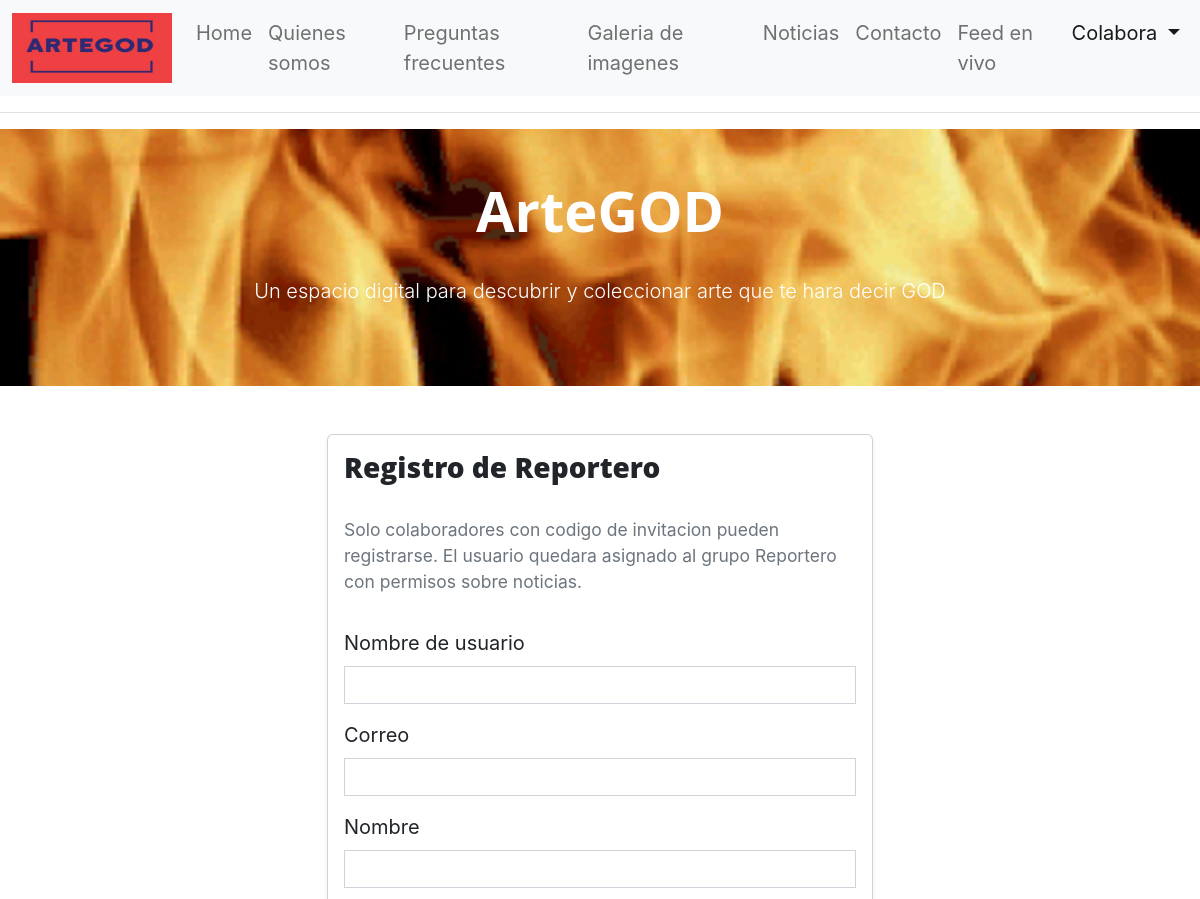
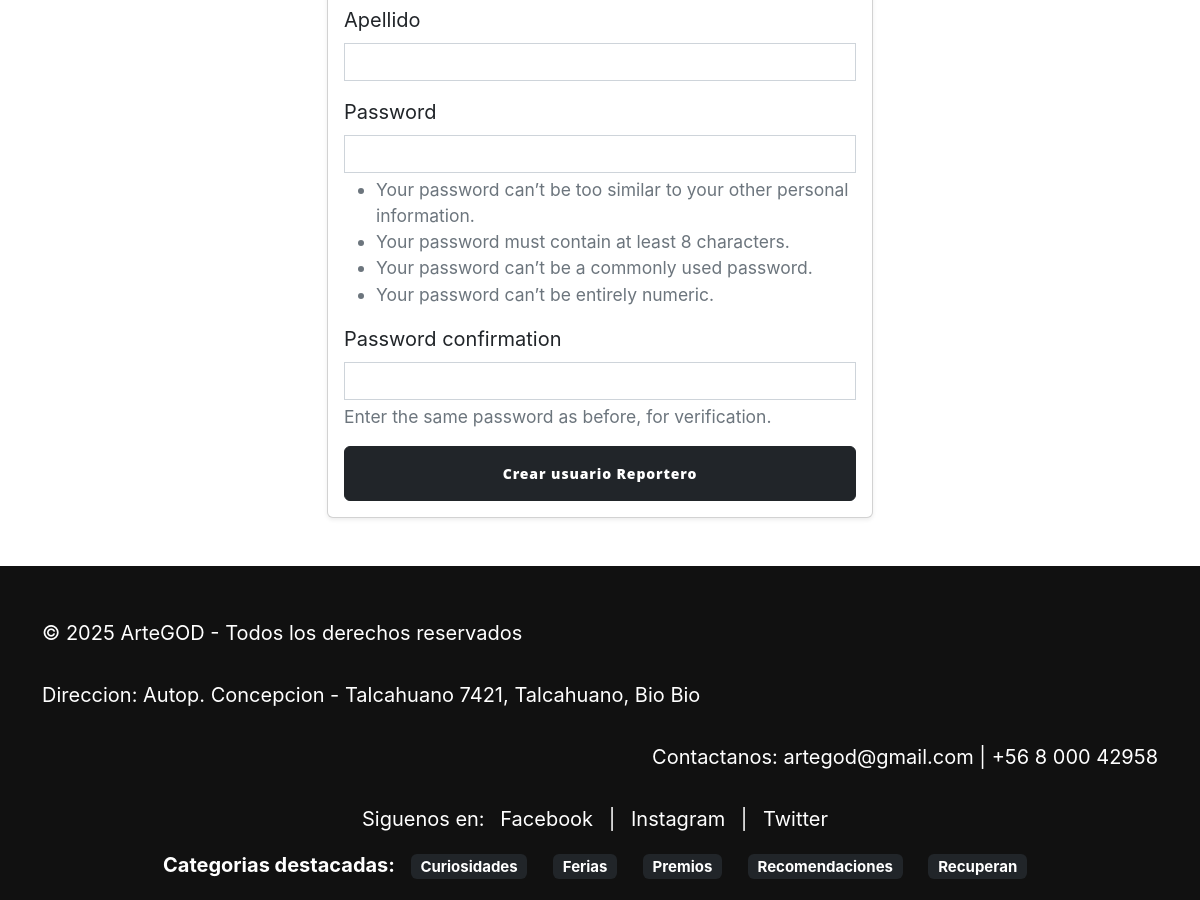
The page /accounts/registro/reportero/ on the database its author committed (2 pictures, top to bottom).
### noticias/models.py (models this page shows, shortened)
class Categoria(models.Model):
    nombre = models.CharField(max_length=100, unique=True, verbose_name="Nombre")
    slug = models.SlugField(max_length=120, unique=True, verbose_name="Slug")
    descripcion = models.TextField(blank=True, verbose_name="Descripcion")
    color = models.CharField(
        max_length=20,
        blank=True,
        help_text="Clase CSS opcional para destacar la categoria",
    )
    created = models.DateTimeField(auto_now_add=True, verbose_name="Creado")
    updated = models.DateTimeField(auto_now=True, verbose_name="Actualizado")
    class Meta:
        verbose_name = "categoria"
        verbose_name_plural = "categorias"
        ordering = ("nombre",)

### accounts/views.py (the view)
# urls.py: path("registro/reportero/", views.registro_reportero, name="registro_reportero"),
def registro_reportero(request):
    return _handle_registration(request, REPORTERO_GROUP, NOTICIA_PERMS_REPORTERO, "Reportero")

### accounts/forms.py
class RegistroBaseForm(UserCreationForm):
    email = forms.EmailField(label="Correo", required=True)
    class Meta:
        model = User
        fields = [
            "username",
            "email",
            "first_name",
            "last_name",
            "password1",
            "password2",
        ]
        help_texts = {"username": None}
        labels = {
            "username": "Nombre de usuario",
            "first_name": "Nombre",
            "last_name": "Apellido",
            "password1": "Contrasena",
            "password2": "Confirmar contrasena",
        }
    def __init__(self, *args, **kwargs):
        super().__init__(*args, **kwargs)
        for field in self.fields.values():
            css = field.widget.attrs.get("class", "")
            field.widget.attrs["class"] = f"form-control {css}".strip()

### accounts/views.py (called while the page is built, shortened)
def _handle_registration(request, group_name: str, perm_codenames: list[str], rol_label: str):
    form = RegistroBaseForm(request.POST or None)
    return render(request, "accounts/registro.html", {"form": form, "rol": rol_label})

### core/context_processors.py (called while the page is built)
def site_context(request):
    categorias_destacadas = Categoria.objects.all()[:5]
    site_info = {
        "brand": "ArteGOD",
        "email": "artegod@gmail.com",
        "phone": "+56 8 000 42958",
        "address": "Autop. Concepcion - Talcahuano 7421, Talcahuano, Bio Bio",
    }
    return {
        "site_info": site_info,
        "categorias_destacadas": categorias_destacadas,
        "current_year": datetime.now().year,
    }

### ArteGod/accounts/templates/accounts/registro.html (shortened to what this page needs)
{% extends "core/base.html" %}
{% block content %}
<section class="py-5">
    <div class="container">
        <div class="row justify-content-center">
            <div class="col-lg-6">
                <div class="card shadow-sm">
                    <div class="card-body">
                        <h1 class="h3 mb-3">Registro de {{ rol }}</h1>
                        <p class="text-muted small">
                            Solo colaboradores con codigo de invitacion pueden registrarse. El usuario quedara asignado al grupo {{ rol }} con permisos sobre noticias.
                        </p>
                        <form method="post" novalidate>
                            {% for field in form %}
                                <div class="mb-3">
                                    <label class="form-label" for="{{ field.id_for_label }}">{{ field.label }}</label>
                                    {{ field }}
                                    {% if field.help_text %}
                                        <div class="form-text">{{ field.help_text|safe }}</div>
                                    {% endif %}
                                </div>
                            {% endfor %}
                            <button type="submit" class="btn btn-dark w-100">Crear usuario {{ rol }}</button>
                        </form>
                    </div>
                </div>
            </div>
        </div>
    </div>
</section>
{% endblock %}

### ArteGod/core/templates/core/base.html (shortened to what this page needs)
{% load static %}
<!DOCTYPE html>
<html lang="es">
<head>
    <link href="https://cdn.jsdelivr.net/npm/bootstrap@5.3.7/dist/css/bootstrap.min.css" rel="stylesheet">
    <link href="{% static 'core/css/styles.css' %}" rel="stylesheet">
</head>
<body>
    <nav class="navbar navbar-expand-lg bg-body-tertiary">
        <div class="container-fluid">
            <a class="navbar-brand" href="{% url 'core:home' %}">
                <img src="{% static 'core/assets/img/ArteGod.jpeg' %}" alt="ArteGOD" width="160" height="70">
            </a>
            <div class="collapse navbar-collapse" id="navbarNav">
                <ul class="navbar-nav">
                    <li class="nav-item">
                        <a class="nav-link{% if request.resolver_match.url_name == 'home' %} active{% endif %}" href="{% url 'core:home' %}">Home</a>
                    </li>
                    <li class="nav-item">
                        <a class="nav-link{% if request.resolver_match.url_name == 'quienes' %} active{% endif %}" href="{% url 'core:quienes' %}">Quienes somos</a>
                    </li>
                    <li class="nav-item">
                        <a class="nav-link{% if request.resolver_match.url_name == 'preguntas_frecuentes' %} active{% endif %}" href="{% url 'core:preguntas_frecuentes' %}">Preguntas frecuentes</a>
                    </li>
                    <li class="nav-item">
                        <a class="nav-link{% if request.resolver_match.url_name == 'galeria_imagenes' %} active{% endif %}" href="{% url 'core:galeria_imagenes' %}">Galeria de imagenes</a>
                    </li>
                    <li class="nav-item">
                        <a class="nav-link{% if request.resolver_match.app_name == 'noticias' %} active{% endif %}" href="{% url 'noticias:lista' %}">Noticias</a>
                    </li>
                    <li class="nav-item">
                        <a class="nav-link{% if request.resolver_match.app_name == 'contacto' %} active{% endif %}" href="{% url 'contacto:formulario' %}">Contacto</a>
                    </li>
                    <li class="nav-item">
                        <a class="nav-link{% if request.resolver_match.app_name == 'api_client' %} active{% endif %}" href="{% url 'api_client:noticias_api' %}">Feed en vivo</a>
                    </li>
                    <li class="nav-item dropdown">
                        <a class="nav-link dropdown-toggle{% if request.resolver_match.app_name == 'accounts' %} active{% endif %}" href="#" role="button" data-bs-toggle="dropdown" aria-expanded="false">
                            Colabora
                        </a>
                    </li>
                </ul>
            </div>
        </div>
    </nav>
    <hr>
    <section class="p-5 text-center text-white"
             style="background: url('{% block bgr %}{% static "core/assets/img/fire.gif" %}{% endblock %}') no-repeat center center; background-size: cover;">
        <div class="container">
            <h1 class="display-4 fw-bold">{{ site_info.brand }}</h1>
            <p class="lead">Un espacio digital para descubrir y coleccionar arte que te hara decir GOD</p>
        </div>
    </section>
    <main>
        {% block content %}{% endblock %}
    </main>
    <footer>
        <div class="container">
            <p class="text-start">&copy; {{ current_year }} {{ site_info.brand }} - Todos los derechos reservados</p>
            <p class="text-start">Direccion: {{ site_info.address }}</p>
            <p class="text-end">Contactanos: {{ site_info.email }} | {{ site_info.phone }}</p>
            <div class="social-icons">
                <span>Siguenos en:</span>
                <a href="https://facebook.com" target="_blank" rel="noopener">Facebook</a> |
                <a href="https://instagram.com" target="_blank" rel="noopener">Instagram</a> |
                <a href="https://twitter.com" target="_blank" rel="noopener">Twitter</a>
            </div>
            {% if categorias_destacadas %}
                <div class="mt-3">
                    <strong>Categorias destacadas:</strong>
                    {% for categoria in categorias_destacadas %}
                        <a href="{% url 'noticias:lista' %}?categoria={{ categoria.slug }}" class="badge text-bg-dark">{{ categoria.nombre }}</a>
                    {% endfor %}
                </div>
            {% endif %}
        </div>
    </footer>
</body>
</html>

### ArteGod/core/templates/core/base.html (style rules this page uses)
footer { background-color: #111; color: #fff; padding: 20px 0; text-align: center; }
footer a { color: #fff; margin: 0 10px; text-decoration: none; }

### rows shown on the page
Categoria: nombre "Curiosidades"
Categoria: nombre "Ferias"
Categoria: nombre "Premios"
Categoria: nombre "Recomendaciones"
Categoria: nombre "Recuperan"

### other values the page prints
{{ site_info.brand }} "ArteGOD"
{{ rol }} "Reportero"
{{ field.label }} "Nombre de usuario" "Correo" "Nombre" "Apellido" "Password" "Password confirmation"
{{ field.help_text|safe }} "Enter the same password as before, for verification."
{{ site_info.address }} "Autop. Concepcion - Talcahuano 7421, Talcahuano, Bio Bio"
{{ site_info.email }} "artegod@gmail.com"
{{ site_info.phone }} "+56 8 000 42958"
